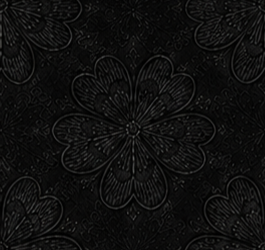
#> input picture texture_sq_smal.png, 265 x 250 px
$ python eq_texture.py
#> lines starting #> are read from the running program, lines starting #| are printed output that depends on the picture
from PIL import Image, ImageOps

im = Image.open("texture_sq_smal.png").convert("L")
eq = ImageOps.equalize(im)
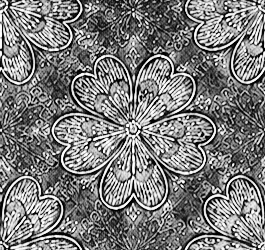
#> eq: PIL image 265x250 L; min 0, max 255, mean 123.3
eq.save("texture_eq.png")
print(im.getextrema(), eq.getextrema())
#| (0, 98) (0, 255)
